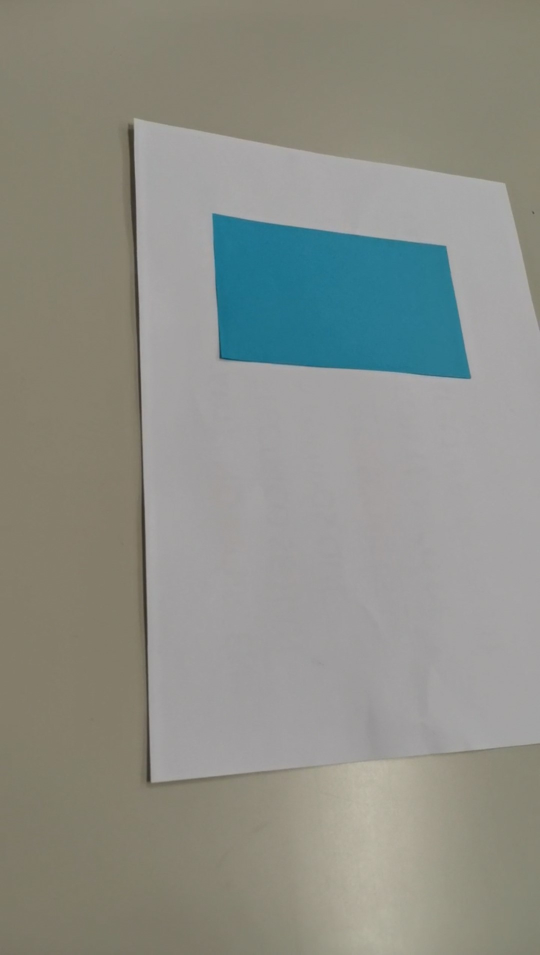
#> input picture imagencontours.jpg, 1080 x 1909 px (shown at 1/2 size)
$ python contoursfoto.py   (older library calls are emulated)
#> lines starting #> are read from the running program, lines starting #| are printed output that depends on the picture; after the words box and inside, x2 and y2 are one past the last pixel; in counts of white or black regions, pixels touching at a corner belong together
# -*- coding: utf-8 -*-
"""
Created on Wed Mar 23 18:17:57 2022

@author: CleanPC - Service IT
"""

import numpy as np
import cv2 as cv
AMARILLO=(0,255,255)
# BLANCO=(0,0,0)
# NEGRO=(255,255,255)
im = cv.imread('imagencontours.jpg')
#> im is the input picture: shape (1909, 1080, 3); mean B, G, R 135.3, 142.7, 140.7
imm= cv.imread('monedasazul.jpg')
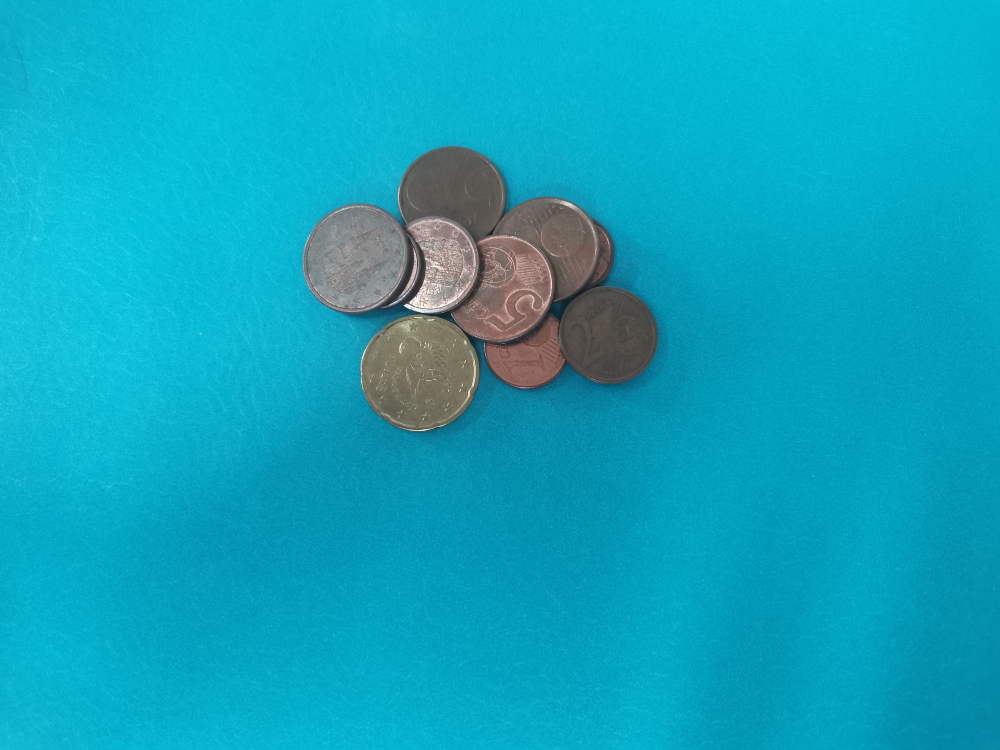
#> input picture monedasazul.jpg, 4000 x 3000 px (shown at 1/4 size)
#> imm is the input picture: shape (3000, 4000, 3); mean B, G, R 189, 163.9, 15.1
imgre=cv.resize(im,(800,800))
immgre=cv.resize(imm,(800,800))
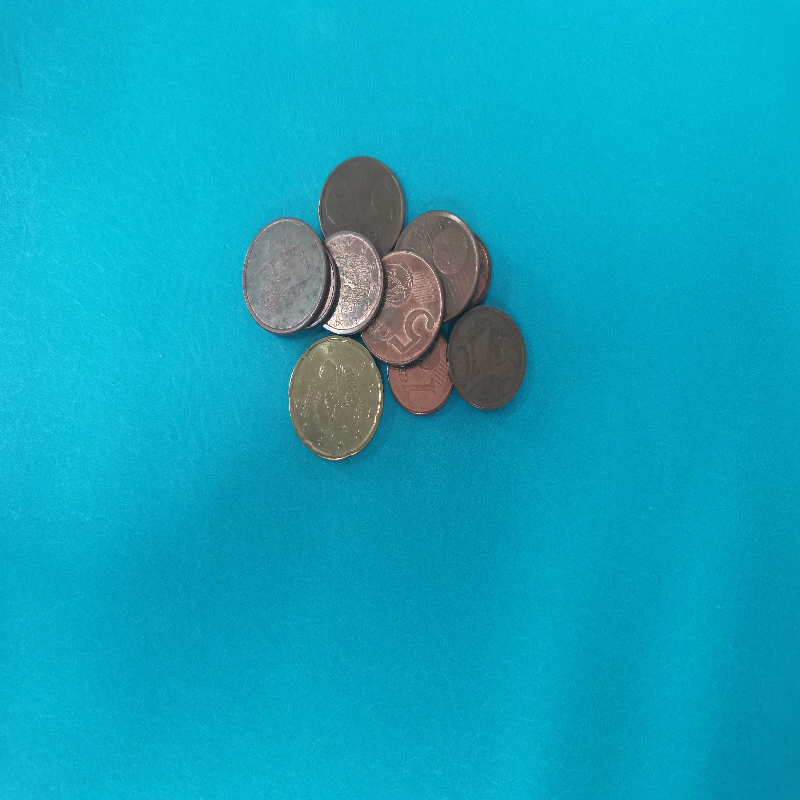
#> immgre: shape (800, 800, 3); mean B, G, R 189, 163.9, 15.1
cv.imshow('imgre',imgre)
imghsv = cv.cvtColor(imgre, cv.COLOR_BGR2HSV)
#> imghsv: shape (800, 800, 3); mean H, S, V 67.1, 35.4, 147.5
img2hsv = cv.cvtColor(immgre, cv.COLOR_BGR2HSV)
#> img2hsv: shape (800, 800, 3); mean H, S, V 89.7, 230.3, 190.3
#pierde la tercera dimension porque pierde el brillo?

# define range of blue color in HSV
lower_blue = np.array([80,50,50])
upper_blue = np.array([160,255,255])
# white=np.array([0,0,0])
# black=np.array([255,255,255])
# Threshold the HSV image to get only blue colors
mask = cv.inRange(imghsv, lower_blue, upper_blue)
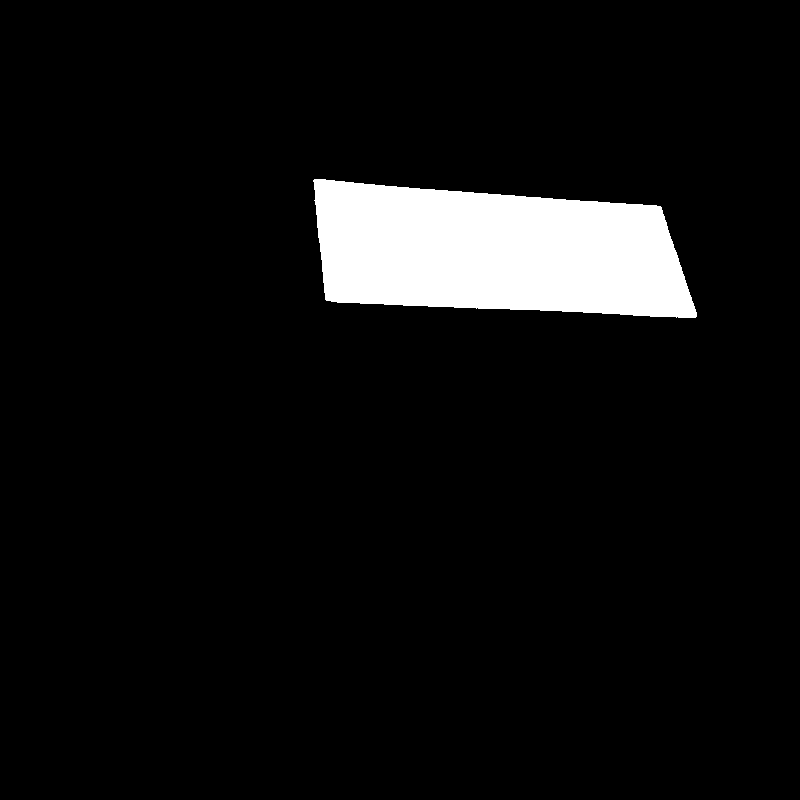
#> mask: shape (800, 800); 6.5% white; 1 white region, box (x1, y1, x2, y2) and area: (313, 179, 697, 318) 41554
res = cv.bitwise_not(mask)
#> res: shape (800, 800); 93.5% white; 1 black region
img2_fg = cv.bitwise_and(imgre,imgre,mask = res)
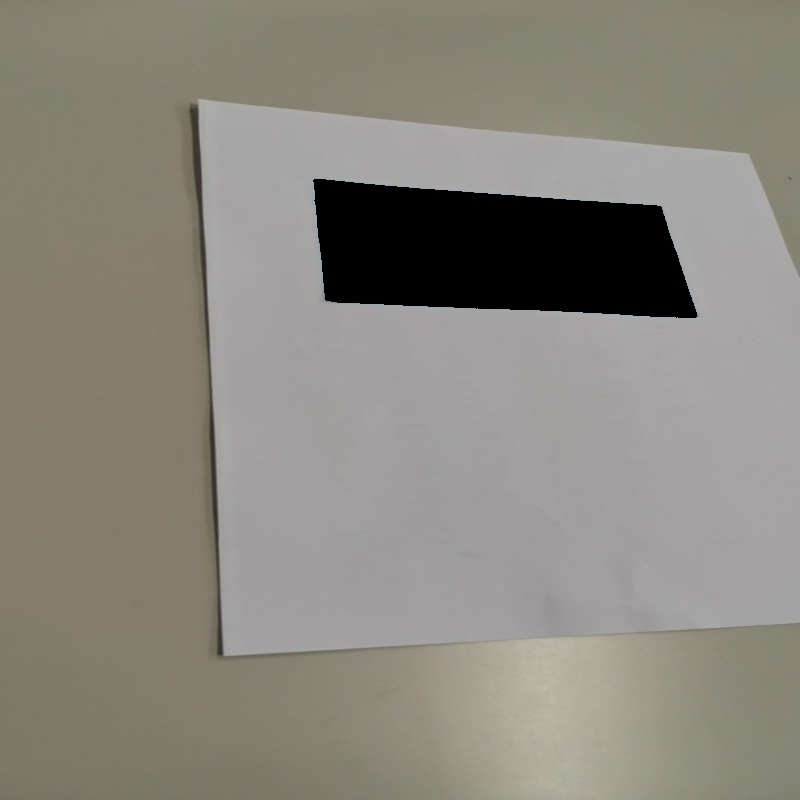
#> img2_fg: shape (800, 800, 3); mean B, G, R 126.1, 135, 138.2
# dst=cv.add(img2_fg,immgre)
cv.imshow('mask',mask)
ret, thresh = cv.threshold(mask, 127, 255, 0)
# dilate thresholded image - merges top/bottom
# kernel = np.ones((3,3), np.uint8)
# dilated = cv.dilate(thresh, kernel, iterations=3)
# cv.imshow('threshold dilated',dilated)
cv.imshow('thresh',thresh)
im2, contours, hierarchy = cv.findContours(thresh, cv.RETR_TREE, cv.CHAIN_APPROX_SIMPLE)
#> contours = 1 contour; box (x1, y1, x2, y2) and area: (313, 179, 697, 318) 41080
#para esta version se necesitaran 3 valores: img2, contours y hierarchy
# cv.drawContours(img2_fg, contours,0,AMARILLO , 3)

for i in range(len(contours)):
    M=cv.moments(contours[i])
    cx=int(M['m10']/M['m00'])
    cy=int(M['m01']/M['m00'])
    centro=(cx,cy)
    print(centro)
#> this loop made 1 pass
#> (cx, cy) on pass 1: (495, 251)
#| (495, 251)
#como meter la pelicula en los 4 puntos(hay que aproximar primero)
epsilon = 0.08*cv.arcLength(contours[0],True)
#> epsilon = 79.11
approx = cv.approxPolyDP(contours[0],epsilon,True)
#> approx = [[313, 180], [326, 300], [696, 316], [660, 206]]
cv.drawContours(img2_fg, [approx], 0,AMARILLO, 3)
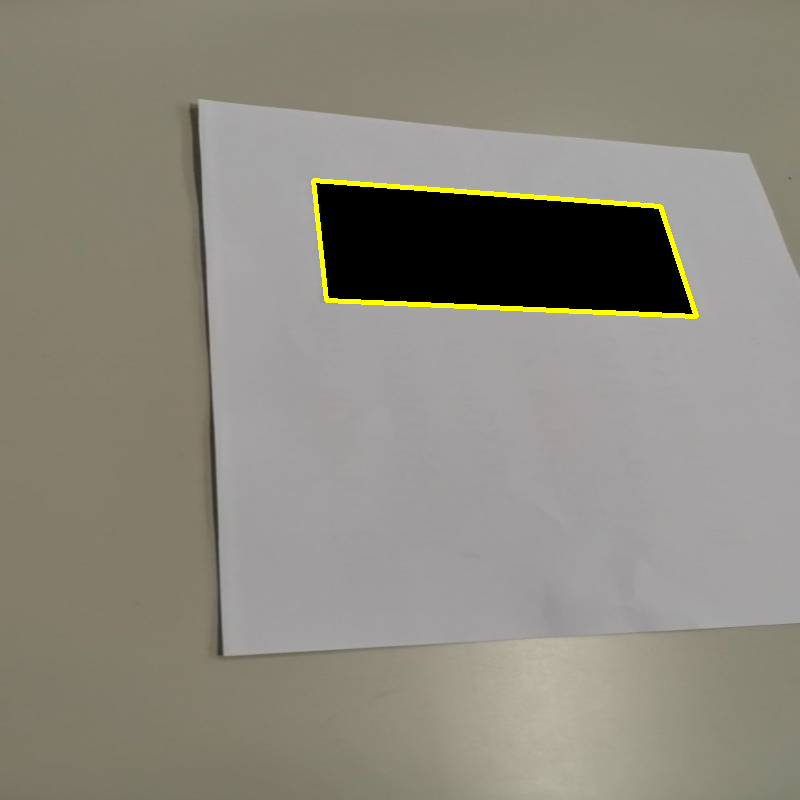
#> img2_fg: shape (800, 800, 3); 0.74% of pixels changed, all inside (x1, y1, x2, y2) = (311, 178, 699, 319)
cv.imshow('img2_fg',img2_fg)
rows,cols,ch = immgre.shape
#> rows = 800; cols = 800; ch = 3
pts2 = np.float32([[0,0],[0,cols],[cols,rows],[cols,0]])
#> pts2 = [[0, 0], [0, 800], [800, 800], [800, 0]]
W = approx.reshape(4,2)
#> W = [[313, 180], [326, 300], [696, 316], [660, 206]]
approx2=np.float32(W)
#> approx2 = [[313, 180], [326, 300], [696, 316], [660, 206]]
Me = cv.getPerspectiveTransform(pts2,approx2)
#> Me = [[0.517, -0.0131, 313], [0.0586, 0.123, 180], [0.000127, -9e-05, 1]]
dst2 = cv.warpPerspective(immgre,Me,(800,800))
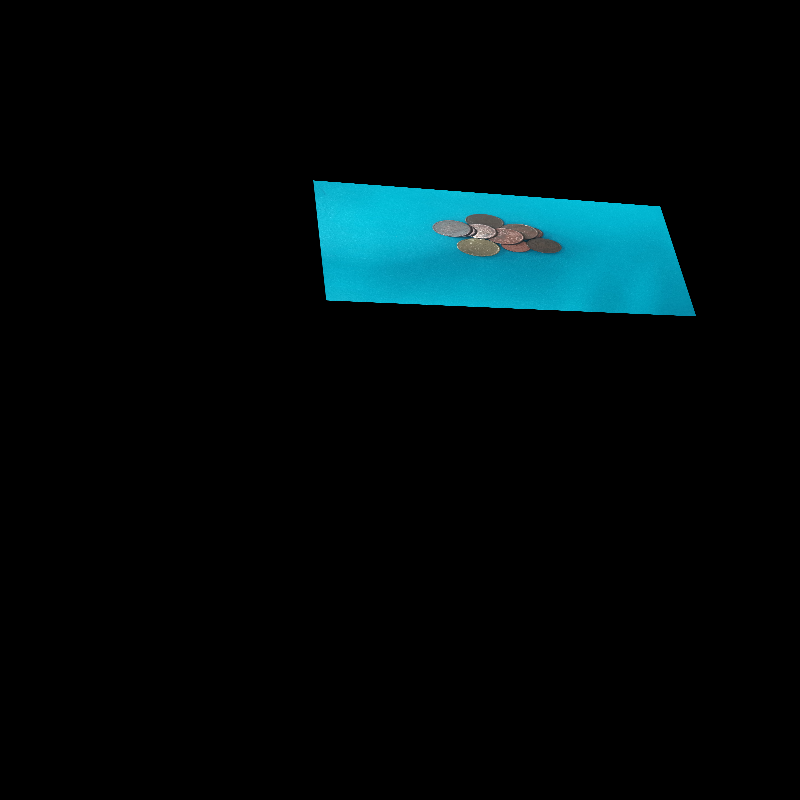
#> dst2: shape (800, 800, 3); mean B, G, R 12, 10.4, 1
added=cv.add(img2_fg,dst2)
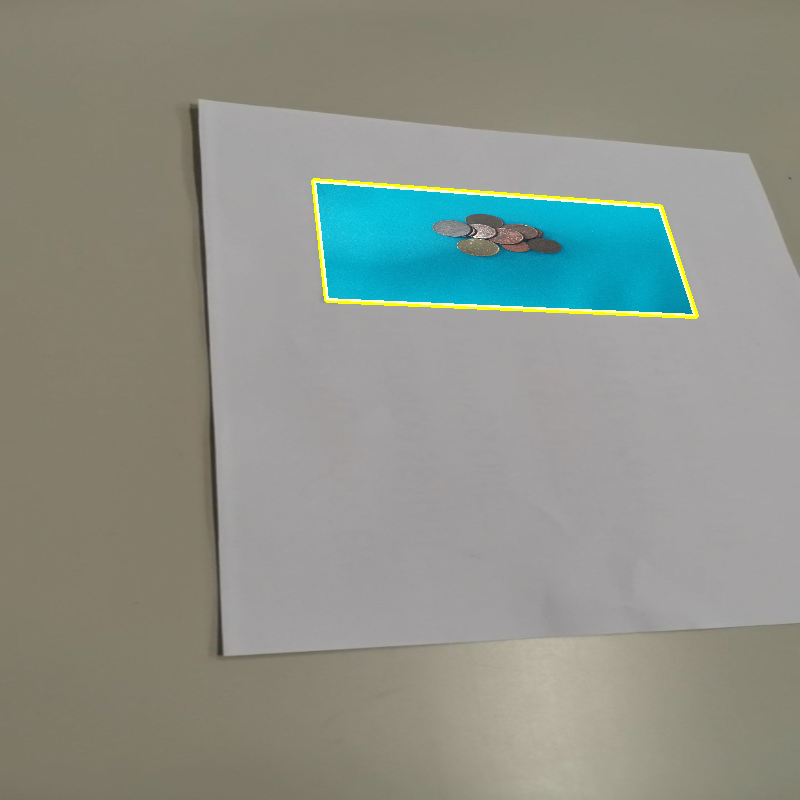
#> added: shape (800, 800, 3); mean B, G, R 137.7, 146.3, 140.7
cv.imshow('dst2',dst2)
cv.imshow('dst2',added)
#como encontrar contor mas facil?
# cv.imshow('imgre',imgre)
# cv.imshow('added',added)
cv.waitKey(0)
cv.destroyAllWindows()
